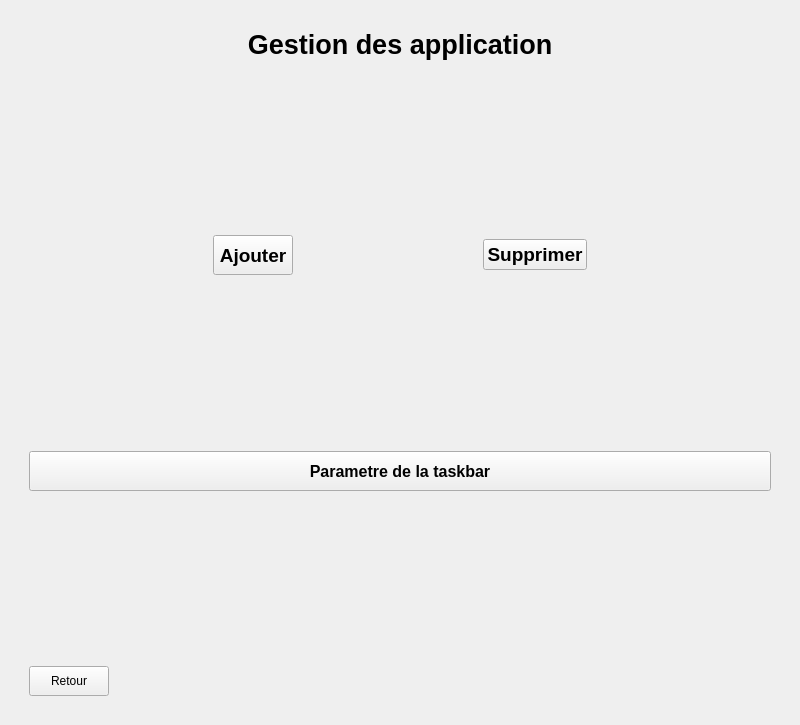
<?xml version="1.0" encoding="UTF-8"?>
<ui version="4.0">
 <class>CArreraInterfaceSetting</class>
 <widget class="QDialog" name="CArreraInterfaceSetting">
  <property name="geometry">
   <rect>
    <x>0</x>
    <y>0</y>
    <width>800</width>
    <height>725</height>
   </rect>
  </property>
  <property name="minimumSize">
   <size>
    <width>800</width>
    <height>725</height>
   </size>
  </property>
  <property name="windowTitle">
   <string>Arrera : Parametre</string>
  </property>
  <property name="windowIcon">
   <iconset resource="ArreraTheme.qrc">
    <normaloff>:/IconArrera/ArreraInterfaceParametre.png</normaloff>:/IconArrera/ArreraInterfaceParametre.png</iconset>
  </property>
  <layout class="QHBoxLayout" name="horizontalLayout">
   <item>
    <widget class="QStackedWidget" name="Main">
     <property name="currentIndex">
      <number>1</number>
     </property>
     <widget class="QWidget" name="Acceuil">
      <layout class="QVBoxLayout" name="verticalLayout">
       <item>
        <widget class="QLabel" name="IDC_TITRE">
         <property name="minimumSize">
          <size>
           <width>0</width>
           <height>80</height>
          </size>
         </property>
         <property name="font">
          <font>
           <pointsize>20</pointsize>
           <bold>true</bold>
          </font>
         </property>
         <property name="text">
          <string>Arrera Interface Parametre</string>
         </property>
         <property name="scaledContents">
          <bool>false</bool>
         </property>
         <property name="alignment">
          <set>Qt::AlignCenter</set>
         </property>
        </widget>
       </item>
       <item>
        <spacer name="verticalSpacer_2">
         <property name="orientation">
          <enum>Qt::Vertical</enum>
         </property>
         <property name="sizeHint" stdset="0">
          <size>
           <width>20</width>
           <height>40</height>
          </size>
         </property>
        </spacer>
       </item>
       <item>
        <layout class="QGridLayout" name="gridLayout">
         <item row="4" column="1">
          <widget class="QPushButton" name="IDC_LIEU">
           <property name="minimumSize">
            <size>
             <width>90</width>
             <height>90</height>
            </size>
           </property>
           <property name="maximumSize">
            <size>
             <width>90</width>
             <height>90</height>
            </size>
           </property>
           <property name="text">
            <string/>
           </property>
           <property name="icon">
            <iconset resource="ArreraTheme.qrc">
             <normaloff>:/iconParametre/iconLieu.png</normaloff>:/iconParametre/iconLieu.png</iconset>
           </property>
           <property name="iconSize">
            <size>
             <width>90</width>
             <height>90</height>
            </size>
           </property>
          </widget>
         </item>
         <item row="0" column="0">
          <spacer name="verticalSpacer_9">
           <property name="orientation">
            <enum>Qt::Vertical</enum>
           </property>
           <property name="sizeHint" stdset="0">
            <size>
             <width>20</width>
             <height>40</height>
            </size>
           </property>
          </spacer>
         </item>
         <item row="2" column="0">
          <spacer name="verticalSpacer_3">
           <property name="orientation">
            <enum>Qt::Vertical</enum>
           </property>
           <property name="sizeHint" stdset="0">
            <size>
             <width>20</width>
             <height>40</height>
            </size>
           </property>
          </spacer>
         </item>
         <item row="1" column="2">
          <widget class="QPushButton" name="IDC_ARRECHERCHE">
           <property name="minimumSize">
            <size>
             <width>90</width>
             <height>90</height>
            </size>
           </property>
           <property name="maximumSize">
            <size>
             <width>90</width>
             <height>90</height>
            </size>
           </property>
           <property name="text">
            <string/>
           </property>
           <property name="icon">
            <iconset resource="ArreraTheme.qrc">
             <normaloff>:/iconParametre/IconARecherche.png</normaloff>:/iconParametre/IconARecherche.png</iconset>
           </property>
           <property name="iconSize">
            <size>
             <width>90</width>
             <height>90</height>
            </size>
           </property>
          </widget>
         </item>
         <item row="1" column="1">
          <widget class="QPushButton" name="IDC_ASSISTANT">
           <property name="minimumSize">
            <size>
             <width>90</width>
             <height>90</height>
            </size>
           </property>
           <property name="maximumSize">
            <size>
             <width>90</width>
             <height>90</height>
            </size>
           </property>
           <property name="text">
            <string/>
           </property>
           <property name="icon">
            <iconset resource="ArreraTheme.qrc">
             <normaloff>:/iconParametre/IconAssistant.png</normaloff>:/iconParametre/IconAssistant.png</iconset>
           </property>
           <property name="iconSize">
            <size>
             <width>90</width>
             <height>90</height>
            </size>
           </property>
          </widget>
         </item>
         <item row="1" column="0">
          <widget class="QPushButton" name="IDC_MODE">
           <property name="minimumSize">
            <size>
             <width>90</width>
             <height>90</height>
            </size>
           </property>
           <property name="maximumSize">
            <size>
             <width>90</width>
             <height>90</height>
            </size>
           </property>
           <property name="text">
            <string/>
           </property>
           <property name="icon">
            <iconset resource="ArreraTheme.qrc">
             <normaloff>:/iconParametre/IconMode.png</normaloff>:/iconParametre/IconMode.png</iconset>
           </property>
           <property name="iconSize">
            <size>
             <width>90</width>
             <height>90</height>
            </size>
           </property>
          </widget>
         </item>
         <item row="4" column="0">
          <widget class="QPushButton" name="IDC_APPLICATION">
           <property name="minimumSize">
            <size>
             <width>90</width>
             <height>90</height>
            </size>
           </property>
           <property name="maximumSize">
            <size>
             <width>90</width>
             <height>90</height>
            </size>
           </property>
           <property name="text">
            <string/>
           </property>
           <property name="icon">
            <iconset resource="ArreraTheme.qrc">
             <normaloff>:/iconParametre/IconApp.png</normaloff>:/iconParametre/IconApp.png</iconset>
           </property>
           <property name="iconSize">
            <size>
             <width>90</width>
             <height>90</height>
            </size>
           </property>
          </widget>
         </item>
         <item row="4" column="2">
          <widget class="QPushButton" name="IDC_ARRERAAPP">
           <property name="minimumSize">
            <size>
             <width>90</width>
             <height>90</height>
            </size>
           </property>
           <property name="maximumSize">
            <size>
             <width>90</width>
             <height>90</height>
            </size>
           </property>
           <property name="text">
            <string/>
           </property>
           <property name="icon">
            <iconset resource="ArreraTheme.qrc">
             <normaloff>:/iconParametre/IconArreraApp.png</normaloff>:/iconParametre/IconArreraApp.png</iconset>
           </property>
           <property name="iconSize">
            <size>
             <width>90</width>
             <height>90</height>
            </size>
           </property>
          </widget>
         </item>
         <item row="3" column="0">
          <spacer name="verticalSpacer_6">
           <property name="orientation">
            <enum>Qt::Vertical</enum>
           </property>
           <property name="sizeHint" stdset="0">
            <size>
             <width>20</width>
             <height>40</height>
            </size>
           </property>
          </spacer>
         </item>
         <item row="5" column="0">
          <spacer name="verticalSpacer_12">
           <property name="orientation">
            <enum>Qt::Vertical</enum>
           </property>
           <property name="sizeHint" stdset="0">
            <size>
             <width>20</width>
             <height>40</height>
            </size>
           </property>
          </spacer>
         </item>
        </layout>
       </item>
       <item>
        <spacer name="verticalSpacer">
         <property name="orientation">
          <enum>Qt::Vertical</enum>
         </property>
         <property name="sizeHint" stdset="0">
          <size>
           <width>20</width>
           <height>40</height>
          </size>
         </property>
        </spacer>
       </item>
      </layout>
     </widget>
     <widget class="QWidget" name="App">
      <layout class="QVBoxLayout" name="verticalLayout_2">
       <item>
        <widget class="QStackedWidget" name="PartieApp">
         <property name="currentIndex">
          <number>0</number>
         </property>
         <widget class="QWidget" name="AcceuilApp">
          <layout class="QVBoxLayout" name="verticalLayout_3">
           <item>
            <widget class="QLabel" name="label">
             <property name="font">
              <font>
               <pointsize>20</pointsize>
               <bold>true</bold>
              </font>
             </property>
             <property name="text">
              <string>Gestion des application</string>
             </property>
             <property name="alignment">
              <set>Qt::AlignCenter</set>
             </property>
            </widget>
           </item>
           <item>
            <spacer name="verticalSpacer_5">
             <property name="orientation">
              <enum>Qt::Vertical</enum>
             </property>
             <property name="sizeHint" stdset="0">
              <size>
               <width>20</width>
               <height>40</height>
              </size>
             </property>
            </spacer>
           </item>
           <item>
            <layout class="QHBoxLayout" name="horizontalLayout_2">
             <item>
              <spacer name="horizontalSpacer_3">
               <property name="orientation">
                <enum>Qt::Horizontal</enum>
               </property>
               <property name="sizeHint" stdset="0">
                <size>
                 <width>40</width>
                 <height>20</height>
                </size>
               </property>
              </spacer>
             </item>
             <item>
              <widget class="QPushButton" name="IDC_ADDAPP">
               <property name="minimumSize">
                <size>
                 <width>0</width>
                 <height>40</height>
                </size>
               </property>
               <property name="maximumSize">
                <size>
                 <width>16777215</width>
                 <height>40</height>
                </size>
               </property>
               <property name="font">
                <font>
                 <pointsize>14</pointsize>
                 <bold>true</bold>
                </font>
               </property>
               <property name="text">
                <string>Ajouter</string>
               </property>
               <property name="icon">
                <iconset resource="ArreraTheme.qrc">
                 <normaloff>:/iconParametre/add.png</normaloff>:/iconParametre/add.png</iconset>
               </property>
               <property name="iconSize">
                <size>
                 <width>40</width>
                 <height>40</height>
                </size>
               </property>
              </widget>
             </item>
             <item>
              <spacer name="horizontalSpacer_2">
               <property name="orientation">
                <enum>Qt::Horizontal</enum>
               </property>
               <property name="sizeHint" stdset="0">
                <size>
                 <width>40</width>
                 <height>20</height>
                </size>
               </property>
              </spacer>
             </item>
             <item>
              <widget class="QPushButton" name="IDC_SUPP">
               <property name="font">
                <font>
                 <pointsize>14</pointsize>
                 <bold>true</bold>
                </font>
               </property>
               <property name="text">
                <string>Supprimer</string>
               </property>
               <property name="icon">
                <iconset resource="ArreraTheme.qrc">
                 <normaloff>:/iconParametre/suppr.png</normaloff>:/iconParametre/suppr.png</iconset>
               </property>
               <property name="iconSize">
                <size>
                 <width>40</width>
                 <height>40</height>
                </size>
               </property>
              </widget>
             </item>
             <item>
              <spacer name="horizontalSpacer_4">
               <property name="orientation">
                <enum>Qt::Horizontal</enum>
               </property>
               <property name="sizeHint" stdset="0">
                <size>
                 <width>40</width>
                 <height>20</height>
                </size>
               </property>
              </spacer>
             </item>
            </layout>
           </item>
           <item>
            <spacer name="verticalSpacer_4">
             <property name="orientation">
              <enum>Qt::Vertical</enum>
             </property>
             <property name="sizeHint" stdset="0">
              <size>
               <width>20</width>
               <height>40</height>
              </size>
             </property>
            </spacer>
           </item>
           <item>
            <widget class="QPushButton" name="IDC_TASKBAR">
             <property name="minimumSize">
              <size>
               <width>0</width>
               <height>40</height>
              </size>
             </property>
             <property name="maximumSize">
              <size>
               <width>16777215</width>
               <height>40</height>
              </size>
             </property>
             <property name="font">
              <font>
               <pointsize>12</pointsize>
               <bold>true</bold>
              </font>
             </property>
             <property name="text">
              <string>Parametre de la taskbar</string>
             </property>
             <property name="icon">
              <iconset resource="ArreraTheme.qrc">
               <normaloff>:/iconBTN/fondTask.png</normaloff>:/iconBTN/fondTask.png</iconset>
             </property>
             <property name="iconSize">
              <size>
               <width>40</width>
               <height>40</height>
              </size>
             </property>
            </widget>
           </item>
           <item>
            <spacer name="verticalSpacer_7">
             <property name="orientation">
              <enum>Qt::Vertical</enum>
             </property>
             <property name="sizeHint" stdset="0">
              <size>
               <width>20</width>
               <height>40</height>
              </size>
             </property>
            </spacer>
           </item>
           <item>
            <layout class="QHBoxLayout" name="horizontalLayout_3">
             <item>
              <widget class="QPushButton" name="IDC_BACKAPPACCEUIL">
               <property name="minimumSize">
                <size>
                 <width>0</width>
                 <height>30</height>
                </size>
               </property>
               <property name="maximumSize">
                <size>
                 <width>16777215</width>
                 <height>30</height>
                </size>
               </property>
               <property name="text">
                <string>Retour</string>
               </property>
               <property name="icon">
                <iconset resource="ArreraTheme.qrc">
                 <normaloff>:/iconBTN/exit.png</normaloff>:/iconBTN/exit.png</iconset>
               </property>
               <property name="iconSize">
                <size>
                 <width>30</width>
                 <height>30</height>
                </size>
               </property>
              </widget>
             </item>
             <item>
              <spacer name="horizontalSpacer">
               <property name="orientation">
                <enum>Qt::Horizontal</enum>
               </property>
               <property name="sizeHint" stdset="0">
                <size>
                 <width>40</width>
                 <height>20</height>
                </size>
               </property>
              </spacer>
             </item>
            </layout>
           </item>
          </layout>
         </widget>
         <widget class="QWidget" name="page_2"/>
        </widget>
       </item>
      </layout>
     </widget>
    </widget>
   </item>
  </layout>
 </widget>
 <resources>
  <include location="ArreraTheme.qrc"/>
 </resources>
 <connections/>
</ui>
